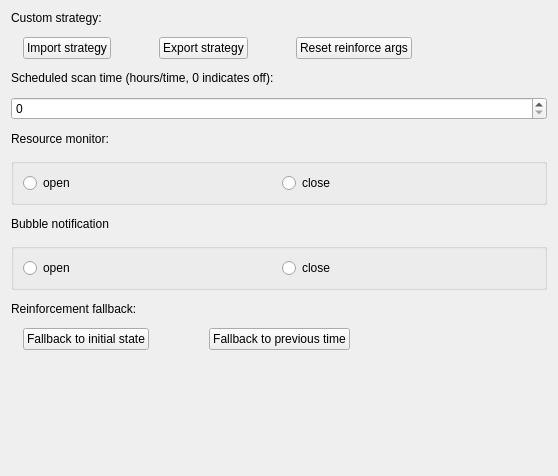
<?xml version="1.0" encoding="UTF-8"?>
<ui version="4.0">
 <class>BaselineReinforcement</class>
 <widget class="QWidget" name="BaselineReinforcement">
  <property name="geometry">
   <rect>
    <x>0</x>
    <y>0</y>
    <width>558</width>
    <height>476</height>
   </rect>
  </property>
  <property name="windowTitle">
   <string>Form</string>
  </property>
  <layout class="QVBoxLayout" name="verticalLayout_6">
   <property name="spacing">
    <number>12</number>
   </property>
   <item>
    <layout class="QVBoxLayout" name="verticalLayout">
     <item>
      <widget class="QLabel" name="label">
       <property name="text">
        <string>Custom strategy:</string>
       </property>
      </widget>
     </item>
     <item>
      <layout class="QHBoxLayout" name="horizontalLayout">
       <property name="spacing">
        <number>48</number>
       </property>
       <property name="leftMargin">
        <number>12</number>
       </property>
       <item>
        <widget class="QPushButton" name="m_importStrategy">
         <property name="cursor">
          <cursorShape>PointingHandCursor</cursorShape>
         </property>
         <property name="text">
          <string>Import strategy</string>
         </property>
         <property name="autoExclusive">
          <bool>false</bool>
         </property>
        </widget>
       </item>
       <item>
        <widget class="QPushButton" name="m_exportStrategy">
         <property name="cursor">
          <cursorShape>PointingHandCursor</cursorShape>
         </property>
         <property name="text">
          <string>Export strategy</string>
         </property>
        </widget>
       </item>
       <item>
        <widget class="QPushButton" name="m_resetAllArgs">
         <property name="cursor">
          <cursorShape>PointingHandCursor</cursorShape>
         </property>
         <property name="text">
          <string>Reset reinforce args</string>
         </property>
        </widget>
       </item>
       <item>
        <spacer name="horizontalSpacer">
         <property name="orientation">
          <enum>Qt::Horizontal</enum>
         </property>
         <property name="sizeHint" stdset="0">
          <size>
           <width>40</width>
           <height>20</height>
          </size>
         </property>
        </spacer>
       </item>
      </layout>
     </item>
    </layout>
   </item>
   <item>
    <layout class="QVBoxLayout" name="verticalLayout_2">
     <item>
      <widget class="QLabel" name="label_2">
       <property name="text">
        <string>Scheduled scan time (hours/time, 0 indicates off):</string>
       </property>
      </widget>
     </item>
     <item>
      <widget class="QSpinBox" name="m_timeSpinBox"/>
     </item>
    </layout>
   </item>
   <item>
    <layout class="QVBoxLayout" name="verticalLayout_3">
     <item>
      <widget class="QLabel" name="label_3">
       <property name="text">
        <string>Resource monitor:</string>
       </property>
      </widget>
     </item>
     <item>
      <widget class="QGroupBox" name="groupBox_2">
       <property name="title">
        <string/>
       </property>
       <layout class="QHBoxLayout" name="horizontalLayout_2">
        <item>
         <widget class="QRadioButton" name="m_openMonitor">
          <property name="cursor">
           <cursorShape>PointingHandCursor</cursorShape>
          </property>
          <property name="text">
           <string>open</string>
          </property>
         </widget>
        </item>
        <item>
         <widget class="QRadioButton" name="m_closeMonitor">
          <property name="cursor">
           <cursorShape>PointingHandCursor</cursorShape>
          </property>
          <property name="text">
           <string>close</string>
          </property>
         </widget>
        </item>
       </layout>
      </widget>
     </item>
    </layout>
   </item>
   <item>
    <layout class="QVBoxLayout" name="verticalLayout_4">
     <item>
      <widget class="QLabel" name="label_4">
       <property name="text">
        <string>Bubble notification</string>
       </property>
      </widget>
     </item>
     <item>
      <widget class="QGroupBox" name="groupBox">
       <property name="title">
        <string/>
       </property>
       <layout class="QHBoxLayout" name="horizontalLayout_3">
        <item>
         <widget class="QRadioButton" name="m_openNotify">
          <property name="cursor">
           <cursorShape>PointingHandCursor</cursorShape>
          </property>
          <property name="text">
           <string>open</string>
          </property>
         </widget>
        </item>
        <item>
         <widget class="QRadioButton" name="m_closeNotify">
          <property name="cursor">
           <cursorShape>PointingHandCursor</cursorShape>
          </property>
          <property name="text">
           <string>close</string>
          </property>
         </widget>
        </item>
       </layout>
      </widget>
     </item>
    </layout>
   </item>
   <item>
    <layout class="QVBoxLayout" name="verticalLayout_5">
     <item>
      <widget class="QLabel" name="label_5">
       <property name="text">
        <string>Reinforcement fallback:</string>
       </property>
      </widget>
     </item>
     <item>
      <layout class="QHBoxLayout" name="horizontalLayout_4">
       <property name="spacing">
        <number>60</number>
       </property>
       <property name="leftMargin">
        <number>12</number>
       </property>
       <item>
        <widget class="QPushButton" name="m_fallbackInit">
         <property name="cursor">
          <cursorShape>PointingHandCursor</cursorShape>
         </property>
         <property name="text">
          <string>Fallback to initial state</string>
         </property>
        </widget>
       </item>
       <item>
        <widget class="QPushButton" name="m_fallbackPrevious">
         <property name="cursor">
          <cursorShape>PointingHandCursor</cursorShape>
         </property>
         <property name="text">
          <string>Fallback to previous time</string>
         </property>
        </widget>
       </item>
       <item>
        <spacer name="horizontalSpacer_2">
         <property name="orientation">
          <enum>Qt::Horizontal</enum>
         </property>
         <property name="sizeHint" stdset="0">
          <size>
           <width>40</width>
           <height>20</height>
          </size>
         </property>
        </spacer>
       </item>
      </layout>
     </item>
    </layout>
   </item>
   <item>
    <spacer name="verticalSpacer">
     <property name="orientation">
      <enum>Qt::Vertical</enum>
     </property>
     <property name="sizeHint" stdset="0">
      <size>
       <width>20</width>
       <height>40</height>
      </size>
     </property>
    </spacer>
   </item>
  </layout>
 </widget>
 <resources/>
 <connections/>
</ui>
